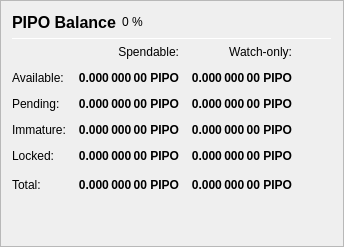
                   <widget class="QFrame" name="frame_Balances">
                    <property name="frameShape">
                     <enum>QFrame::StyledPanel</enum>
                    </property>
                    <property name="frameShadow">
                     <enum>QFrame::Raised</enum>
                    </property>
                    <layout class="QVBoxLayout" name="verticalLayout_4">
                     <item>
                      <layout class="QHBoxLayout" name="horizontalLayout_4">
                       <item>
                        <widget class="QLabel" name="label_5">
                         <property name="minimumSize">
                          <size>
                           <width>0</width>
                           <height>20</height>
                          </size>
                         </property>
                         <property name="font">
                          <font>
                           <pointsize>12</pointsize>
                           <weight>75</weight>
                           <bold>true</bold>
                          </font>
                         </property>
                         <property name="text">
                          <string>PIPO Balance</string>
                         </property>
                        </widget>
                       </item>
                       <item>
                        <widget class="QLabel" name="labelPIPOPercent">
                         <property name="text">
                          <string notr="true">0 %</string>
                         </property>
                        </widget>
                       </item>
                       <item>
                        <spacer name="horizontalSpacer_3">
                         <property name="orientation">
                          <enum>Qt::Horizontal</enum>
                         </property>
                         <property name="sizeHint" stdset="0">
                          <size>
                           <width>40</width>
                           <height>20</height>
                          </size>
                         </property>
                        </spacer>
                       </item>
                      </layout>
                     </item>
                     <item>
                      <widget class="Line" name="line_Balance">
                       <property name="minimumSize">
                        <size>
                         <width>0</width>
                         <height>1</height>
                        </size>
                       </property>
                       <property name="maximumSize">
                        <size>
                         <width>16777215</width>
                         <height>1</height>
                        </size>
                       </property>
                       <property name="orientation">
                        <enum>Qt::Horizontal</enum>
                       </property>
                      </widget>
                     </item>
                     <item>
                      <layout class="QGridLayout" name="gridLayout">
                       <property name="spacing">
                        <number>12</number>
                       </property>
                       <item row="0" column="1">
                        <widget class="QLabel" name="labelSpendable">
                         <property name="text">
                          <string>Spendable:</string>
                         </property>
                         <property name="alignment">
                          <set>Qt::AlignRight|Qt::AlignTrailing|Qt::AlignVCenter</set>
                         </property>
                        </widget>
                       </item>
                       <item row="0" column="2">
                        <widget class="QLabel" name="labelWatchonly">
                         <property name="text">
                          <string>Watch-only:</string>
                         </property>
                         <property name="alignment">
                          <set>Qt::AlignRight|Qt::AlignTrailing|Qt::AlignVCenter</set>
                         </property>
                        </widget>
                       </item>
                       <item row="1" column="0">
                        <widget class="QLabel" name="labelBalanceText">
                         <property name="text">
                          <string>Available:</string>
                         </property>
                        </widget>
                       </item>
                       <item row="1" column="1">
                        <widget class="QLabel" name="labelBalance">
                         <property name="font">
                          <font>
                           <weight>75</weight>
                           <bold>true</bold>
                          </font>
                         </property>
                         <property name="cursor">
                          <cursorShape>IBeamCursor</cursorShape>
                         </property>
                         <property name="toolTip">
                          <string>Your current spendable balance</string>
                         </property>
                         <property name="text">
                          <string notr="true">0.000 000 00 PIPO</string>
                         </property>
                         <property name="alignment">
                          <set>Qt::AlignRight|Qt::AlignTrailing|Qt::AlignVCenter</set>
                         </property>
                         <property name="textInteractionFlags">
                          <set>Qt::LinksAccessibleByMouse|Qt::TextSelectableByKeyboard|Qt::TextSelectableByMouse</set>
                         </property>
                        </widget>
                       </item>
                       <item row="1" column="2">
                        <widget class="QLabel" name="labelWatchAvailable">
                         <property name="font">
                          <font>
                           <weight>75</weight>
                           <bold>true</bold>
                          </font>
                         </property>
                         <property name="cursor">
                          <cursorShape>IBeamCursor</cursorShape>
                         </property>
                         <property name="toolTip">
                          <string>Your current balance in watch-only addresses</string>
                         </property>
                         <property name="text">
                          <string notr="true">0.000 000 00 PIPO</string>
                         </property>
                         <property name="alignment">
                          <set>Qt::AlignRight|Qt::AlignTrailing|Qt::AlignVCenter</set>
                         </property>
                         <property name="textInteractionFlags">
                          <set>Qt::LinksAccessibleByMouse|Qt::TextSelectableByKeyboard|Qt::TextSelectableByMouse</set>
                         </property>
                        </widget>
                       </item>
                       <item row="2" column="0">
                        <widget class="QLabel" name="labelPendingText">
                         <property name="text">
                          <string>Pending:</string>
                         </property>
                        </widget>
                       </item>
                       <item row="2" column="1">
                        <widget class="QLabel" name="labelUnconfirmed">
                         <property name="font">
                          <font>
                           <weight>75</weight>
                           <bold>true</bold>
                          </font>
                         </property>
                         <property name="cursor">
                          <cursorShape>IBeamCursor</cursorShape>
                         </property>
                         <property name="toolTip">
                          <string>Total of transactions that have yet to be confirmed, and do not yet count toward the spendable balance</string>
                         </property>
                         <property name="text">
                          <string notr="true">0.000 000 00 PIPO</string>
                         </property>
                         <property name="alignment">
                          <set>Qt::AlignRight|Qt::AlignTrailing|Qt::AlignVCenter</set>
                         </property>
                         <property name="textInteractionFlags">
                          <set>Qt::LinksAccessibleByMouse|Qt::TextSelectableByKeyboard|Qt::TextSelectableByMouse</set>
                         </property>
                        </widget>
                       </item>
                       <item row="2" column="2">
                        <widget class="QLabel" name="labelWatchPending">
                         <property name="font">
                          <font>
                           <weight>75</weight>
                           <bold>true</bold>
                          </font>
                         </property>
                         <property name="cursor">
                          <cursorShape>IBeamCursor</cursorShape>
                         </property>
                         <property name="toolTip">
                          <string>Unconfirmed transactions to watch-only addresses</string>
                         </property>
                         <property name="text">
                          <string notr="true">0.000 000 00 PIPO</string>
                         </property>
                         <property name="alignment">
                          <set>Qt::AlignRight|Qt::AlignTrailing|Qt::AlignVCenter</set>
                         </property>
                         <property name="textInteractionFlags">
                          <set>Qt::LinksAccessibleByMouse|Qt::TextSelectableByKeyboard|Qt::TextSelectableByMouse</set>
                         </property>
                        </widget>
                       </item>
                       <item row="3" column="0">
                        <widget class="QLabel" name="labelImmatureText">
                         <property name="text">
                          <string>Immature:</string>
                         </property>
                        </widget>
                       </item>
                       <item row="3" column="1">
                        <widget class="QLabel" name="labelImmature">
                         <property name="font">
                          <font>
                           <weight>75</weight>
                           <bold>true</bold>
                          </font>
                         </property>
                         <property name="cursor">
                          <cursorShape>IBeamCursor</cursorShape>
                         </property>
                         <property name="toolTip">
                          <string>Staked or masternode rewards that has not yet matured</string>
                         </property>
                         <property name="text">
                          <string notr="true">0.000 000 00 PIPO</string>
                         </property>
                         <property name="alignment">
                          <set>Qt::AlignRight|Qt::AlignTrailing|Qt::AlignVCenter</set>
                         </property>
                         <property name="textInteractionFlags">
                          <set>Qt::LinksAccessibleByMouse|Qt::TextSelectableByKeyboard|Qt::TextSelectableByMouse</set>
                         </property>
                        </widget>
                       </item>
                       <item row="3" column="2">
                        <widget class="QLabel" name="labelWatchImmature">
                         <property name="font">
                          <font>
                           <weight>75</weight>
                           <bold>true</bold>
                          </font>
                         </property>
                         <property name="cursor">
                          <cursorShape>IBeamCursor</cursorShape>
                         </property>
                         <property name="toolTip">
                          <string>Staked or masternode rewards in watch-only addresses that has not yet matured</string>
                         </property>
                         <property name="text">
                          <string notr="true">0.000 000 00 PIPO</string>
                         </property>
                         <property name="alignment">
                          <set>Qt::AlignRight|Qt::AlignTrailing|Qt::AlignVCenter</set>
                         </property>
                         <property name="textInteractionFlags">
                          <set>Qt::LinksAccessibleByMouse|Qt::TextSelectableByKeyboard|Qt::TextSelectableByMouse</set>
                         </property>
                        </widget>
                       </item>
                       <item row="4" column="0">
                        <widget class="QLabel" name="labelLockedBalanceText">
                         <property name="toolTip">
                          <string>Locked PIPO or Masternode collaterals. These are excluded from zPIPO minting.</string>
                         </property>
                         <property name="text">
                          <string>Locked:</string>
                         </property>
                        </widget>
                       </item>
                       <item row="4" column="1">
                        <widget class="QLabel" name="labelLockedBalance">
                         <property name="font">
                          <font>
                           <weight>75</weight>
                           <bold>true</bold>
                          </font>
                         </property>
                         <property name="cursor">
                          <cursorShape>IBeamCursor</cursorShape>
                         </property>
                         <property name="toolTip">
                          <string>Locked PIPO or Masternode collaterals. These are excluded from zPIPO minting.</string>
                         </property>
                         <property name="text">
                          <string notr="true">0.000 000 00 PIPO</string>
                         </property>
                         <property name="alignment">
                          <set>Qt::AlignRight|Qt::AlignTrailing|Qt::AlignVCenter</set>
                         </property>
                         <property name="textInteractionFlags">
                          <set>Qt::LinksAccessibleByMouse|Qt::TextSelectableByKeyboard|Qt::TextSelectableByMouse</set>
                         </property>
                        </widget>
                       </item>
                       <item row="4" column="2">
                        <widget class="QLabel" name="labelWatchLocked">
                         <property name="font">
                          <font>
                           <weight>75</weight>
                           <bold>true</bold>
                          </font>
                         </property>
                         <property name="cursor">
                          <cursorShape>IBeamCursor</cursorShape>
                         </property>
                         <property name="toolTip">
                          <string>Current locked balance in watch-only addresses</string>
                         </property>
                         <property name="text">
                          <string notr="true">0.000 000 00 PIPO</string>
                         </property>
                         <property name="alignment">
                          <set>Qt::AlignRight|Qt::AlignTrailing|Qt::AlignVCenter</set>
                         </property>
                         <property name="textInteractionFlags">
                          <set>Qt::LinksAccessibleByMouse|Qt::TextSelectableByKeyboard|Qt::TextSelectableByMouse</set>
                         </property>
                        </widget>
                       </item>
                       <item row="5" column="0">
                        <widget class="QLabel" name="labelTotalText">
                         <property name="toolTip">
                          <string>Your current PIPO balance, unconfirmed and immature transactions included</string>
                         </property>
                         <property name="text">
                          <string>Total:</string>
                         </property>
                        </widget>
                       </item>
                       <item row="5" column="1">
                        <widget class="QLabel" name="labelTotal">
                         <property name="font">
                          <font>
                           <weight>75</weight>
                           <bold>true</bold>
                          </font>
                         </property>
                         <property name="cursor">
                          <cursorShape>IBeamCursor</cursorShape>
                         </property>
                         <property name="toolTip">
                          <string>Your current PIPO balance, unconfirmed and immature transactions included</string>
                         </property>
                         <property name="text">
                          <string notr="true">0.000 000 00 PIPO</string>
                         </property>
                         <property name="alignment">
                          <set>Qt::AlignRight|Qt::AlignTrailing|Qt::AlignVCenter</set>
                         </property>
                         <property name="textInteractionFlags">
                          <set>Qt::LinksAccessibleByMouse|Qt::TextSelectableByKeyboard|Qt::TextSelectableByMouse</set>
                         </property>
                        </widget>
                       </item>
                       <item row="5" column="2">
                        <widget class="QLabel" name="labelWatchTotal">
                         <property name="font">
                          <font>
                           <weight>75</weight>
                           <bold>true</bold>
                          </font>
                         </property>
                         <property name="cursor">
                          <cursorShape>IBeamCursor</cursorShape>
                         </property>
                         <property name="toolTip">
                          <string>Current total balance in watch-only addresses</string>
                         </property>
                         <property name="text">
                          <string notr="true">0.000 000 00 PIPO</string>
                         </property>
                         <property name="alignment">
                          <set>Qt::AlignRight|Qt::AlignTrailing|Qt::AlignVCenter</set>
                         </property>
                         <property name="textInteractionFlags">
                          <set>Qt::LinksAccessibleByMouse|Qt::TextSelectableByKeyboard|Qt::TextSelectableByMouse</set>
                         </property>
                        </widget>
                       </item>
                       <item row="5" column="3">
                        <spacer name="horizontalSpacer_9">
                         <property name="orientation">
                          <enum>Qt::Horizontal</enum>
                         </property>
                         <property name="sizeHint" stdset="0">
                          <size>
                           <width>40</width>
                           <height>20</height>
                          </size>
                         </property>
                        </spacer>
                       </item>
                      </layout>
                     </item>
                     <item>
                      <spacer name="verticalSpacer_3">
                       <property name="orientation">
                        <enum>Qt::Vertical</enum>
                       </property>
                       <property name="sizeHint" stdset="0">
                        <size>
                         <width>20</width>
                         <height>40</height>
                        </size>
                       </property>
                      </spacer>
                     </item>
                    </layout>
                   </widget>
